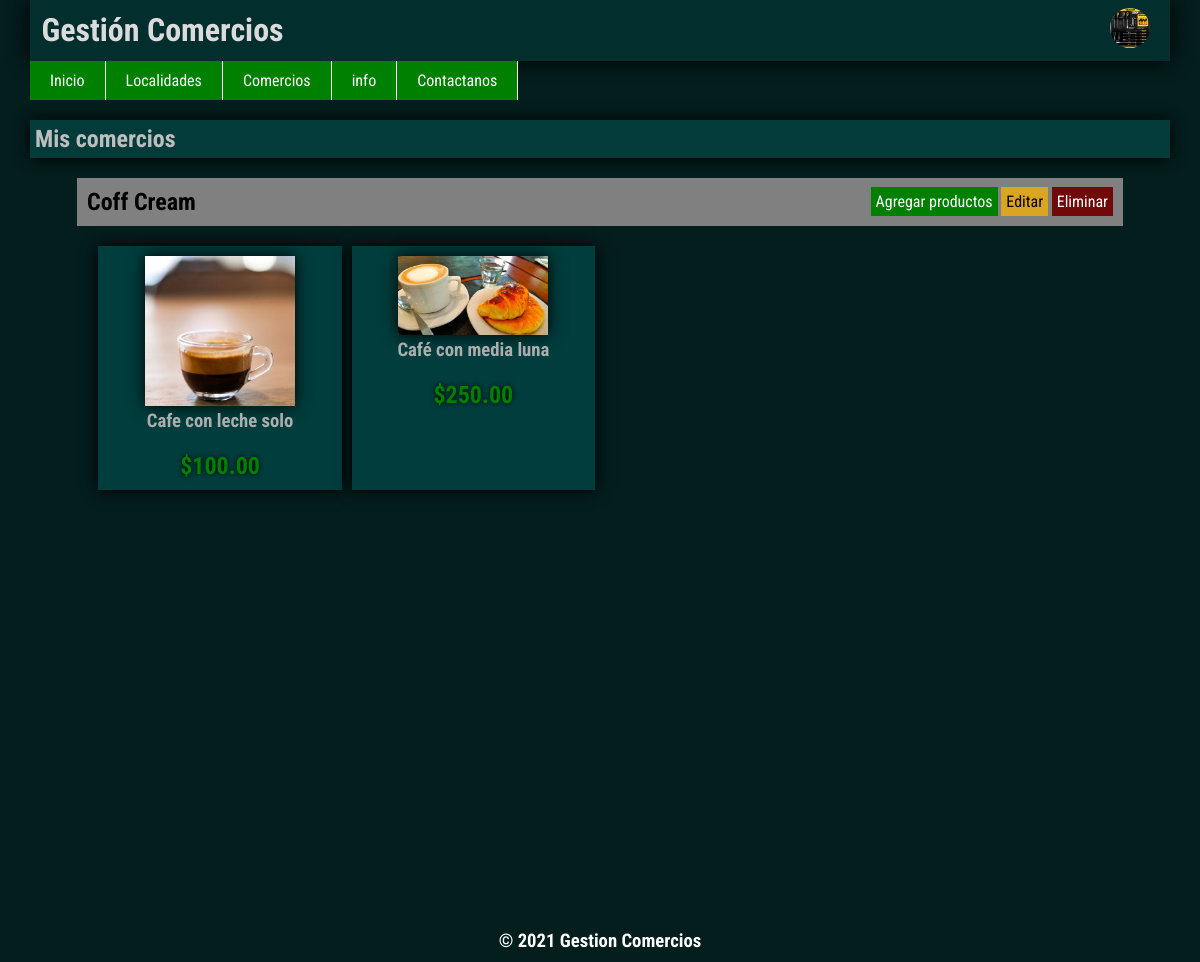
The page /perfil/ (signed in) on the database its author committed.
### UsuariosApp/models.py (models this page shows)
class ImgPerfil(models.Model):
    usuario = models.ForeignKey(User, on_delete=models.CASCADE)
    img_perfil = models.ImageField(upload_to='imgPerfil')

### GestionComerciosApp/models.py (models this page shows, shortened)
class PostDeComerciosForms(models.Model):
    post_user = models.ForeignKey(User, on_delete=models.CASCADE)
    nombre_del_comercio = models.CharField(max_length=100)
    tipo_comercio = models.ForeignKey(ComercioForms, on_delete=models.CASCADE)
    descripcion = models.TextField()
    img_comercio = models.ImageField(upload_to='comercos')
    localidad = models.ForeignKey(LocalidadesForms,on_delete=models.CASCADE)

class ProductosForms(models.Model):
    comercio_pertenece = models.ForeignKey(PostDeComerciosForms, on_delete=models.CASCADE)
    nombre_producto = models.CharField(max_length=150)
    precio_producto = models.DecimalField(max_digits=6, decimal_places=2)
    img_producto = models.ImageField(upload_to='productos-comercio')

### UsuariosApp/views.py (the view)
# urls.py: path('perfil/',perfil , name='perfil'),
def perfil(request):
    if request.user.is_authenticated:
        img_perfil = ImgPerfil.objects.filter(usuario=request.user)
        com_list = PostDeComerciosForms.objects.filter(post_user=request.user)
        productos = ProductosForms.objects.all()
        return render(request, 'perfil.html',{'img':img_perfil, 'comercios':com_list,'productos':productos})
    else:
        return redirect('login')

### UsuariosApp/templates/perfil.html (shortened to what this page needs)
{% extends 'base.html' %}
{% load static %}
{% block section %}
<section class="section-perfil" >
    <h1>Mis comercios</h1>
    {% if comercios %}
        {% for c in comercios %}
            <div class="list-comercios" >
                <h2> {{ c.nombre_del_comercio }} </h2>
                <div class="botones-comercio">
                    <a class="btn-agregar" href="{% url 'add_productos' c.id %}">Agregar productos</a>
                    <a class="btn-editar" href="{% url 'editar_comercio' c.id %}">Editar</a>
                    <a class="btn-eliminar" href="#" onclick="confirmacionEliminacion({{c.id}})">Eliminar</a>
                </div>
            </div>
            <div class="vista-productos">
                {% for p in productos %}
                        {% if c.id == p.comercio_pertenece_id %}
                            <div class="lista-productos">
                                <img src="{{ p.img_producto.url }}" alt="">
                                <h3>{{ p.nombre_producto }}</h3>
                                <h2>${{ p.precio_producto }}</h2>
                            </div>
                            {% endif %}
                {% endfor %}
            </div>
        {% endfor %}
    {% else %}
        <h3>Aun No hay comercios </h3>
    {% endif %}
</section>
{% endblock %}

### GestionComerciosApp/templates/base.html (shortened to what this page needs)
<!DOCTYPE html>
<html lang="en">
<head>
    {% load static %}
    <link rel="stylesheet" href="{% static 'estilos.css' %}">
    <link rel="stylesheet" href="{% static 'listas.css' %}">
</head>
<body>
    <header>
        <h1>Gestión Comercios</h1>
        <div class="usuarios">
            {% if request.user.is_authenticated %}
                    {% if img %}
                        {% for i in img %}
                            <img class="perfil-img" src="{{ i.img_perfil.url }}" alt="">
                        {% endfor %}
                    {% else %}
                        <img class="perfil-img" src="{% static 'img/user/default-user-img.jpg' %}" alt="">
                    {% endif %}
            {% else %}
                <a class="btn-login" href="{% url 'login' %}">Iniciar sesión</a>
                <a class="btn-register" href="{% url 'registro' %}">Regístrate</a>
            {% endif %}
        </div>
    </header>
    <nav>
        <ul>
            <li><a href="{% url 'home' %}">Inicio</a></li>
            <li class="localidad"><a href="{% url 'localidades' %}">Localidades</a></li>
            <li><a href="{% url 'comercios'  %}">Comercios</a></li>
            <li><a href="{% url 'info'  %}">info</a></li>
            <li><a href="{% url 'contactanos'  %}">Contactanos</a></li>
        </ul>
    </nav>
    {% block section %}
    {% endblock %}
    <footer>
        <h3>&copy; 2021 Gestion Comercios</h3>
    </footer>
</body>
</html>

### GestionComerciosApp/static/estilos.css (style rules this page uses)
* { margin: 0%; padding: 0%; font-family: 'Roboto Condensed', sans-serif; }
body { background:rgb(4, 29, 29); width: 95%; margin: auto; }
header { display: flex; align-items: center; background: rgb(3, 46, 46); box-shadow: 0 0 20px; }
header h1 { color: rgb(219, 219, 219); padding: 1%; }
.usuarios { position: relative; margin-left: auto; }
.perfil-img { width: 40px; height: 40px; border-radius: 20px; margin: 0 20px; }
nav > ul { list-style: none; display: flex; }
nav > ul > li > a { text-decoration: none; display: block; padding: 10px 20px; background: green; color: white; border-right: 1px solid white; transition: background 0.6s; }
.localidad { position: relative; }
section { margin-top: 20px; }
.lista-productos { background: rgb(1, 61, 61); box-shadow: 0 0 15px black; padding: 10px; text-align: center; color: rgb(173, 173, 173); }
.lista-productos > img { width: 150px; box-shadow: 0 0 15px black; }
.lista-productos >h3 { padding-bottom: 10px; }
.lista-productos > h2 { color: green; text-shadow: 0 0 5px black; padding-top: 10px; }
footer h3 { text-align: center; color: white; padding: 10px 0; }
.section-perfil { height: 100vh; }
.section-perfil > h1 { color: rgb(190, 190, 190); background: rgb(3, 59, 59); box-shadow: 0 0 15px black; padding: 5px; }
.list-comercios { margin: 20px auto; display: flex; background: gray; align-items: center; width: 90%; padding: 10px; }
.list-comercios > .botones-comercio { margin-left: auto; }
.list-comercios > .botones-comercio > .btn-editar { padding: 5px; background: goldenrod; color: black; text-decoration: none; }
.list-comercios > .botones-comercio > .btn-eliminar { padding: 5px; background: rgb(112, 9, 9); color: white; text-decoration: none; }
.list-comercios > .botones-comercio > .btn-agregar { padding: 5px; background: green; color: white; text-decoration: none; }
.section-perfil > .list-comercios > h2 { color: black; }
.vista-productos { width: 88%; margin: auto; display: grid; grid-template-columns: 1fr 1fr 1fr 1fr; gap: 10px; }

### rows shown on the page
ImgPerfil: img_perfil (picture)
PostDeComerciosForms: nombre_del_comercio "Coff Cream"
ProductosForms: img_producto (picture), nombre_producto "Cafe con leche solo", precio_producto "100.00"
ProductosForms: img_producto (picture), nombre_producto "Café con media luna", precio_producto "250.00"
